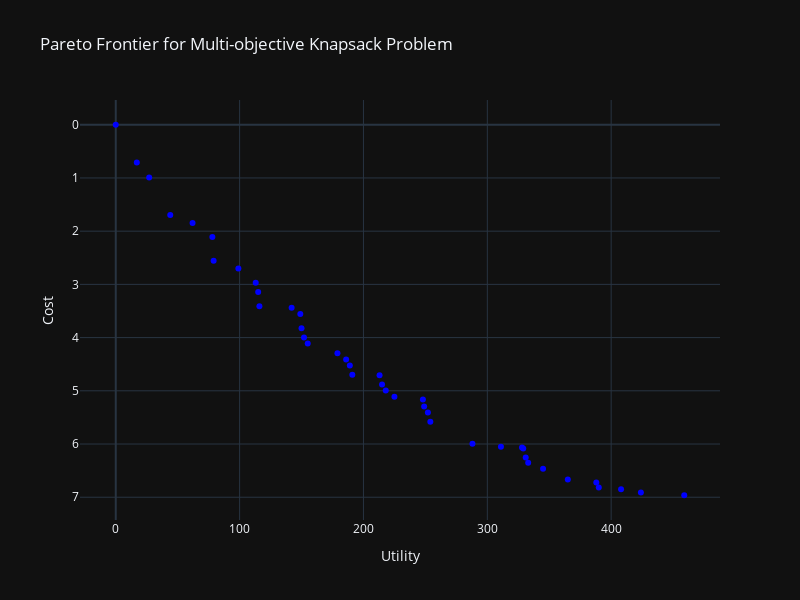

The notebook cell this image was saved under:
### Markdown cell above
#### Run the function `draw_pareto_frontier()`

### Code cell
draw_pareto_frontier(P, D_all, item_costs, item_utilities)

### Figure 1 — Plotly figure (JSON) as saved in the notebook; plotly's stock layout.template omitted (floating-point values rounded to 4 significant figures)
{"data": [{"marker": {"color": "blue"}, "mode": "markers", "name": "Non-dominated", "x": [0, 152, 99, 215, 179, 249, 115, 331, 116, 79, 186, 213, 288, 62, 150, 191, 113, 44, 142, 225, 27, 252, 78, 149, 254, 189, 155, 329, 218, 248, 345, 365, 388, 311, 459, 333, 328, 424, 17, 390, 408], "y": [0.0, 3.997, 2.703, 4.882, 4.295, 5.295, 3.141, 6.255, 3.411, 2.555, 4.411, 4.709, 5.995, 1.847, 3.824, 4.698, 2.968, 1.697, 3.439, 5.111, 0.9893, 5.409, 2.11, 3.554, 5.582, 4.525, 4.111, 6.082, 4.995, 5.166, 6.463, 6.668, 6.723, 6.05, 6.963, 6.351, 6.064, 6.909, 0.7077, 6.819, 6.851], "type": "scatter"}, {"marker": {"color": "red", "symbol": "x"}, "mode": "markers", "name": "Dominated", "x": [], "y": [], "type": "scatter"}], "layout": {"height": 600, "legend": {"x": 0, "y": 1}, "title": {"text": "Pareto Frontier for Multi-objective Knapsack Problem"}, "width": 800, "xaxis": {"title": {"text": "Utility"}}, "yaxis": {"autorange": "reversed", "title": {"text": "Cost"}}}}
